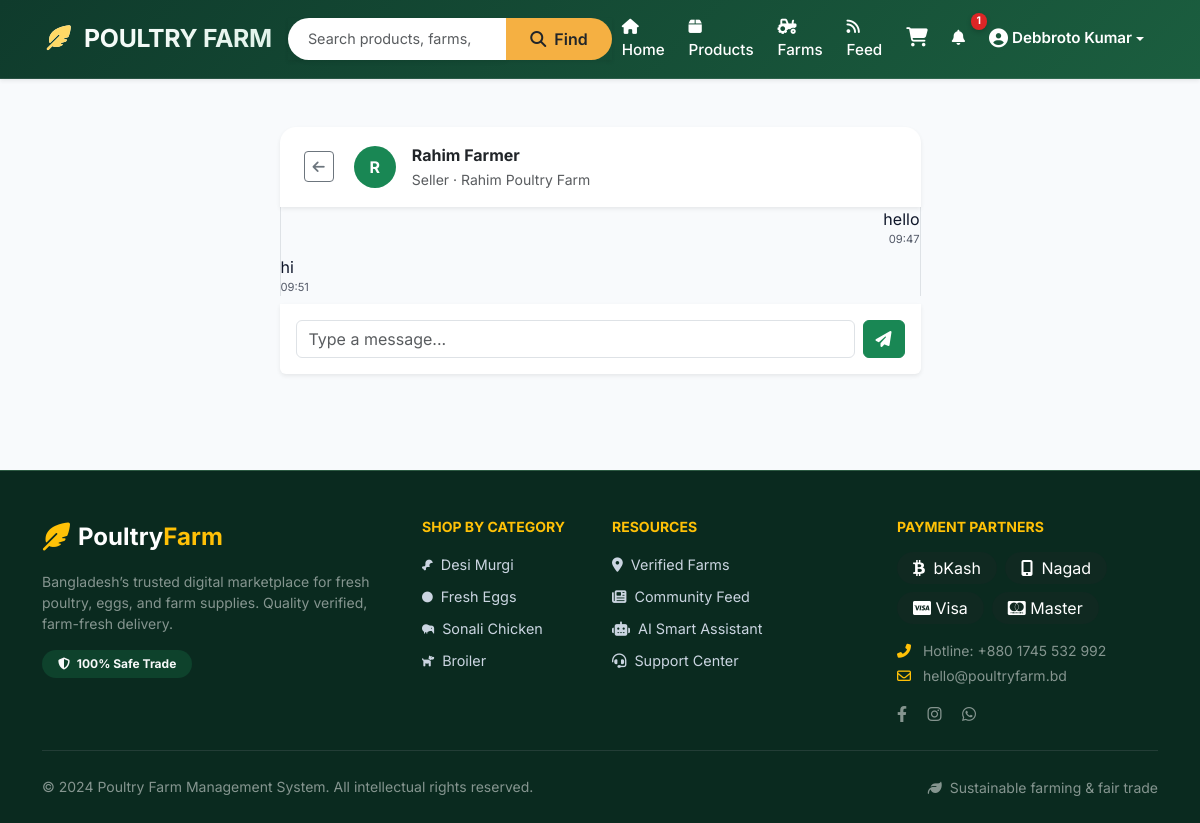
The app's page /chat/2/ (signed in) with its own data.
### accounts/models.py (models this page shows, shortened)
class User(AbstractBaseUser, PermissionsMixin):
    USER_TYPE_CHOICES = [
        ('buyer', 'Buyer'),
        ('seller', 'Seller'),
        ('admin', 'Admin'),
    ]
    email = models.EmailField(unique=True)
    full_name = models.CharField(max_length=150)
    phone_number = models.CharField(max_length=20)
    user_type = models.CharField(max_length=10, choices=USER_TYPE_CHOICES, default='buyer')
    profile_image = models.ImageField(upload_to='profiles/', null=True, blank=True)
    is_active = models.BooleanField(default=True)
    is_staff = models.BooleanField(default=False)
    date_joined = models.DateTimeField(default=timezone.now)
    USERNAME_FIELD = 'email'
    REQUIRED_FIELDS = ['full_name']
    objects = UserManager()
    @property
    def is_seller(self):
        return self.user_type == 'seller'
    @property
    def is_buyer(self):
        return self.user_type == 'buyer'
    @property
    def has_farm_profile(self):
        return hasattr(self, 'farm_profile')

### farms/models.py (models this page shows, shortened)
class FarmProfile(models.Model):
    seller = models.OneToOneField(User, on_delete=models.CASCADE, related_name='farm_profile')
    farm_name = models.CharField(max_length=200)
    location = models.CharField(max_length=300)
    farm_image = models.ImageField(upload_to='farms/', null=True, blank=True)
    contact_number = models.CharField(max_length=20)
    description = models.TextField()
    is_verified = models.BooleanField(default=False)
    created_at = models.DateTimeField(auto_now_add=True)
    updated_at = models.DateTimeField(auto_now=True)

### chat/models.py (models this page shows, shortened)
class ChatMessage(models.Model):
    sender = models.ForeignKey(User, on_delete=models.CASCADE, related_name='sent_messages')
    receiver = models.ForeignKey(User, on_delete=models.CASCADE, related_name='received_messages')
    message = models.TextField()
    is_read = models.BooleanField(default=False)
    created_at = models.DateTimeField(auto_now_add=True)
    class Meta:
        ordering = ['created_at']

### chat/views.py (the view)
# urls.py: path('<int:user_id>/', views.chat_detail_view, name='chat_detail'),
@login_required
def chat_detail_view(request, user_id):
    contact = get_object_or_404(User, pk=user_id)
    if request.method == 'POST':
        message_text = request.POST.get('message', '').strip()
        if message_text:
            ChatMessage.objects.create(sender=request.user, receiver=contact, message=message_text)
    ChatMessage.objects.filter(sender=contact, receiver=request.user, is_read=False).update(is_read=True)
    messages_list = ChatMessage.objects.filter(
        Q(sender=request.user, receiver=contact) | Q(sender=contact, receiver=request.user)
    )
    return render(request, 'chat/chat_detail.html', {
        'contact': contact,
        'messages_list': messages_list,
    })

### notifications/context_processors.py (called while the page is built)
def notification_count(request):
    count = 0
    if request.user.is_authenticated:
        count = Notification.objects.filter(user=request.user, is_read=False).count()
    return {'notification_count': count}

### orders/context_processors.py (called while the page is built)
def cart_count(request):
    count = 0
    if request.user.is_authenticated and request.user.is_buyer:
        try:
            cart = Cart.objects.get(buyer=request.user)
            count = cart.get_item_count()
        except Cart.DoesNotExist:
            pass
    return {'cart_count': count}

### orders/models.py (called while the page is built)
    def get_item_count(self):
        return self.items.count()

### templates/chat/chat_detail.html (shortened to what this page needs)
{% extends 'base.html' %}
{% block content %}
<div class="container py-4">
    <div class="row justify-content-center">
        <div class="col-lg-7">
            <div class="card border-0 shadow-sm rounded-4 mb-0" style="border-bottom-left-radius:0!important;border-bottom-right-radius:0!important">
                <div class="card-body py-3 px-4 d-flex align-items-center gap-3">
                    <a href="{% url 'chat:chat_list' %}" class="btn btn-sm btn-outline-secondary me-1"><i class="fas fa-arrow-left"></i></a>
                    {% if contact.profile_image %}
                    <img src="{{ contact.profile_image.url }}" class="rounded-circle" width="42" height="42" style="object-fit:cover">
                    {% else %}
                    <div class="rounded-circle bg-success text-white d-flex align-items-center justify-content-center fw-bold" style="width:42px;height:42px">{{ contact.full_name|first|upper }}</div>
                    {% endif %}
                    <div>
                        <div class="fw-bold">{{ contact.full_name }}</div>
                        <small class="text-muted">{{ contact.get_user_type_display }}
                            {% if contact.is_seller and contact.has_farm_profile %} · {{ contact.farm_profile.farm_name }}{% endif %}
                        </small>
                    </div>
                </div>
            </div>
            <div class="chat-container border border-top-0 border-bottom-0" id="chat-box">
                {% for msg in messages_list %}
                <div class="d-flex {% if msg.sender == user %}justify-content-end{% endif %} mb-2">
                    <div class="chat-bubble {% if msg.sender == user %}sent{% else %}received{% endif %}">
                        <div>{{ msg.message }}</div>
                        <div style="font-size:0.7rem;opacity:0.7;text-align:right">{{ msg.created_at|date:"H:i" }}</div>
                    </div>
                </div>
                {% empty %}
                <div class="text-center text-muted py-4">Start the conversation!</div>
                {% endfor %}
            </div>
            <div class="card border-0 shadow-sm" style="border-top-left-radius:0!important;border-top-right-radius:0!important">
                <div class="card-body p-3">
                    <form method="post" class="d-flex gap-2">
                        <input type="text" name="message" class="form-control" placeholder="Type a message..." autocomplete="off" autofocus>
                        <button type="submit" class="btn btn-success"><i class="fas fa-paper-plane"></i></button>
                    </form>
                </div>
            </div>
        </div>
    </div>
</div>
{% endblock %}

### templates/base.html (shortened to what this page needs)
<!DOCTYPE html>
<html lang="en">
<head>
    {% load static %}
    <link href="https://cdn.jsdelivr.net/npm/bootstrap@5.3.0/dist/css/bootstrap.min.css" rel="stylesheet">
    <link href="https://cdnjs.cloudflare.com/ajax/libs/font-awesome/6.4.0/css/all.min.css" rel="stylesheet">
</head>
<body>
<nav class="navbar navbar-expand-lg navbar-premium sticky-top shadow-sm">
    <div class="container px-2 px-lg-3">
        <a class="navbar-brand fw-bold" href="{% url 'home' %}">
            <i class="fas fa-feather-alt me-2" style="color: #ffd966;"></i> POULTRY FARM
        </a>
        <div class="collapse navbar-collapse" id="navbarNav">
            <form class="d-flex mx-auto my-2 my-lg-0 w-100 w-lg-50" method="GET" action="{% url 'products:product_list' %}">
                <div class="input-group shadow-sm">
                    <input class="form-control search-bar" type="search" name="q" placeholder="Search products, farms, categories..." value="{{ request.GET.q }}" aria-label="Search">
                    <button class="btn search-btn" type="submit"><i class="fas fa-search me-1"></i> Find</button>
                </div>
            </form>
            <ul class="navbar-nav ms-auto mt-3 mt-lg-0 align-items-center gap-1">
                <li class="nav-item"><a class="nav-link text-white" href="{% url 'home' %}"><i class="fas fa-home me-1"></i> Home</a></li>
                <li class="nav-item"><a class="nav-link text-white" href="{% url 'products:product_list' %}"><i class="fas fa-box me-1"></i> Products</a></li>
                <li class="nav-item"><a class="nav-link text-white" href="{% url 'farms:farm_list' %}"><i class="fas fa-tractor me-1"></i> Farms</a></li>
                <li class="nav-item"><a class="nav-link text-white" href="{% url 'social:feed' %}"><i class="fas fa-rss me-1"></i> Feed</a></li>
                {% if user.is_authenticated %}
                    {% if user.is_buyer %}
                    <li class="nav-item position-relative">
                        <a class="nav-link text-white" href="{% url 'orders:cart' %}">
                            <i class="fas fa-shopping-cart cart-icon"></i>
                        </a>
                    </li>
                    {% endif %}
                    <li class="nav-item position-relative">
                        <a class="nav-link text-white" href="{% url 'notifications:list' %}">
                            <i class="fas fa-bell"></i>
                            {% if notification_count > 0 %}
                            <span class="badge-counter">{{ notification_count }}</span>
                            {% endif %}
                        </a>
                    </li>
                    <li class="nav-item dropdown">
                        <a class="nav-link dropdown-toggle text-white d-flex align-items-center" href="#" id="navbarDropdown" role="button" data-bs-toggle="dropdown" aria-expanded="false">
                            <span class="fw-semibold">{{ user.full_name|truncatechars:14 }}</span>
                        </a>
                    </li>
                {% else %}
                    <li class="nav-item"><a class="btn btn-outline-light-custom me-2" href="{% url 'accounts:login' %}"><i class="fas fa-key me-1"></i> Login</a></li>
                    <li class="nav-item"><a class="btn btn-warning-custom" href="{% url 'accounts:register' %}"><i class="fas fa-user-plus me-1"></i> Register</a></li>
                {% endif %}
            </ul>
        </div>
    </div>
</nav>
<main class="py-4">
    {% block content %}{% endblock %}
</main>
<footer class="footer-premium text-white pt-5 pb-4 mt-5">
    <div class="container">
        <div class="row g-4">
            <div class="col-lg-4 col-md-6">
                <div class="d-flex align-items-center mb-3">
                    <i class="fas fa-feather-alt fs-3 me-2 text-warning"></i>
                    <span class="fw-bold fs-4">Poultry<span class="text-warning">Farm</span></span>
                </div>
                <p class="text-white-50 small lh-base">Bangladesh’s trusted digital marketplace for fresh poultry, eggs, and farm supplies. Quality verified, farm-fresh delivery.</p>
                <div class="mt-3">
                    <span class="badge bg-success bg-opacity-25 text-light px-3 py-2 rounded-pill"><i class="fas fa-shield-alt me-1"></i> 100% Safe Trade</span>
                </div>
            </div>
            <div class="col-lg-2 col-md-6">
                <h6 class="fw-bold text-uppercase small text-warning mb-3">Shop by Category</h6>
                <ul class="list-unstyled">
                    <li class="mb-2"><a href="{% url 'products:product_list' %}?category=desi_murgi" class="footer-link">Desi Murgi</a></li>
                    <li class="mb-2"><a href="{% url 'products:product_list' %}?category=egg" class="footer-link">Fresh Eggs</a></li>
                    <li class="mb-2"><a href="{% url 'products:product_list' %}?category=sonali" class="footer-link">Sonali Chicken</a></li>
                    <li class="mb-2"><a href="{% url 'products:product_list' %}?category=broiler" class="footer-link">Broiler</a></li>
                </ul>
            </div>
            <div class="col-lg-3 col-md-6">
                <h6 class="fw-bold text-uppercase small text-warning mb-3">Resources</h6>
                <ul class="list-unstyled">
                    <li class="mb-2"><a href="{% url 'farms:farm_list' %}" class="footer-link"><i class="fas fa-map-marker-alt me-2"></i>Verified Farms</a></li>
                    <li class="mb-2"><a href="{% url 'social:feed' %}" class="footer-link"><i class="fas fa-newspaper me-2"></i>Community Feed</a></li>
                    {% if user.is_authenticated %}
                    <li class="mb-2"><a href="{% url 'chat:ai_chat' %}" class="footer-link"><i class="fas fa-robot me-2"></i>AI Smart Assistant</a></li>
                    {% endif %}
                    <li class="mb-2"><a href="#" class="footer-link"><i class="fas fa-headset me-2"></i>Support Center</a></li>
                </ul>
            </div>
            <div class="col-lg-3 col-md-6">
                <h6 class="fw-bold text-uppercase small text-warning mb-3">Payment Partners</h6>
                <div class="d-flex flex-wrap gap-2 mb-3">
                    <span class="bg-dark bg-opacity-25 px-3 py-1 rounded-pill"><i class="fab fa-btc me-1"></i> bKash</span>
                    <span class="bg-dark bg-opacity-25 px-3 py-1 rounded-pill"><i class="fas fa-mobile-alt me-1"></i> Nagad</span>
                    <span class="bg-dark bg-opacity-25 px-3 py-1 rounded-pill"><i class="fab fa-cc-visa"></i> Visa</span>
                    <span class="bg-dark bg-opacity-25 px-3 py-1 rounded-pill"><i class="fab fa-cc-mastercard"></i> Master</span>
                </div>
                <p class="text-white-50 small mb-1"><i class="fas fa-phone-alt me-2 text-warning"></i> Hotline: +880 1745 532 992</p>
                <p class="text-white-50 small"><i class="far fa-envelope me-2 text-warning"></i> hello@poultryfarm.bd</p>
                <div class="mt-2">
                    <a href="#" class="text-white-50 me-3"><i class="fab fa-facebook-f"></i></a>
                    <a href="#" class="text-white-50 me-3"><i class="fab fa-instagram"></i></a>
                    <a href="#" class="text-white-50"><i class="fab fa-whatsapp"></i></a>
                </div>
            </div>
        </div>
        <hr class="border-secondary my-4">
        <div class="row align-items-center">
            <div class="col-md-6 text-center text-md-start">
                <p class="small text-white-50 mb-0">&copy; 2024 Poultry Farm Management System. All intellectual rights reserved.</p>
            </div>
            <div class="col-md-6 text-center text-md-end mt-2 mt-md-0">
                <span class="small text-white-50"><i class="fas fa-leaf me-1"></i> Sustainable farming & fair trade</span>
            </div>
        </div>
    </div>
</footer>
</body>
</html>

### templates/base.html (style rules this page uses)
* { margin: 0; padding: 0; box-sizing: border-box; }
body { font-family: 'Inter', sans-serif; background: #f8fafc; color: #0f172a; scroll-behavior: smooth; }
.navbar-premium { background: linear-gradient(135deg, #0f3b2c 0%, #1b5e3f 100%); box-shadow: 0 8px 20px rgba(0, 0, 0, 0.08); border-bottom: 1px solid rgba(255,255,255,0.1); }
.navbar-brand { font-weight: 700; letter-spacing: -0.3px; font-size: 1.55rem; background: linear-gradient(120deg, #fff, #e0f2e9); -webkit-background-clip: text; background-clip: text; color: transparent !important; }
.nav-link { font-weight: 500; font-size: 0.95rem; transition: all 0.2s ease; margin: 0 2px; }
.search-bar { border-radius: 60px; border: none; padding: 10px 20px; font-size: 0.9rem; box-shadow: 0 2px 8px rgba(0,0,0,0.02); }
.search-btn { border-radius: 60px; padding: 0 24px; background: #f5b042; border: none; font-weight: 600; }
.badge-counter { position: absolute; top: -6px; right: -12px; background: #dc2626; color: white; font-size: 0.65rem; font-weight: 700; padding: 3px 6px; border-radius: 50px; line-height: 1; box-shadow: 0 2px 5px rgba(0,0,0,0.2); }
.footer-premium { background: #0a2a1f; border-top: 1px solid #2c5a42; }
.footer-link { color: #cbd5e1; text-decoration: none; font-size: 0.9rem; transition: color 0.2s; }
main { animation: fadeInUp 0.4s ease-out; }
.cart-icon { font-size: 1.2rem; }

### records on screen
User: full_name "Debbroto Kumar"
User: full_name|first "R", full_name "Rahim Farmer", user_type "Seller", farm_profile.farm_name "Rahim Poultry Farm"
ChatMessage: message "hello", created_at "09:47"
ChatMessage: message "hi", created_at "09:51"

### other values on screen
{{ notification_count }} "1"
